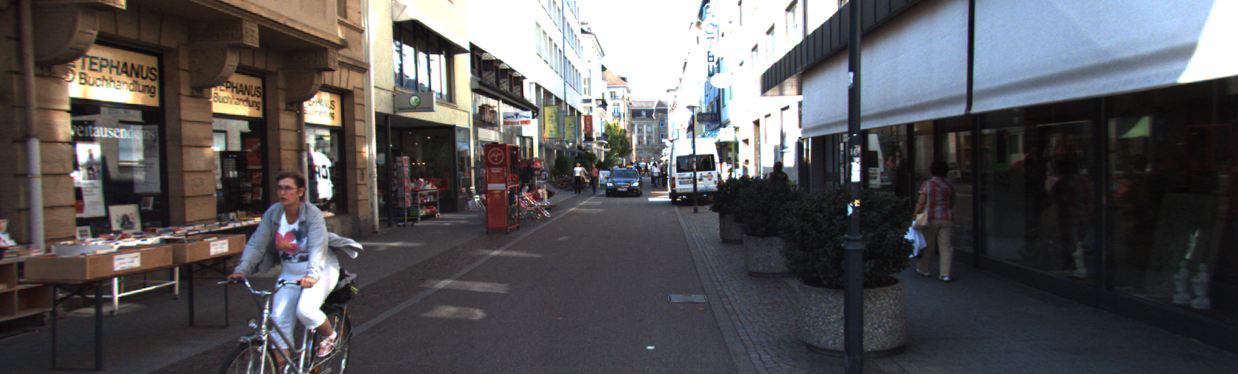
#> input picture 频域处理/src/origin_image.png, 1238 x 374 px; the run also reads 1 picture not shown here
$ python task2.py
#> lines starting #> are read from the running program, lines starting #| are printed output that depends on the picture
"""
该程序为机器视觉课程滤波器作业 Task2, 主要功能为对图像进行频域处理。
作者: 曹翔宇
日期: 2024年4月10日
操作系统: Windows 11
环境: Python 3.9
依赖包: opencv-python, numpy
"""

import os

import cv2
import numpy as np


# 获取多个滤波器的频域幅值谱
def get_spectrum(img_size):
    # 3x3 x 方向 Sobel 滤波器
    sobel_x_filter = np.array([[-1, 0, 1],
                               [-2, 0, 2],
                               [-1, 0, 1]])

    # 3x3 y 方向 Sobel 滤波器
    sobel_y_filter = np.array([[1, 2, 1],
                               [0, 0, 0],
                               [-1, -2, -1]])

    # 3x3 高斯滤波器
    gaussian_filter = np.array([[1, 2, 1],
                                [2, 4, 2],
                                [1, 2, 1]])

    # 3x3 拉普拉斯滤波器
    laplacian_filter = np.array([[0, -1, 0],
                                 [-1, 4, -1],
                                 [0, -1, 0]])

    # 计算各滤波器根据图像尺寸补零后的幅值谱
    sobel_x_spec = filter_spectrum(sobel_x_filter, img_size)
    sobel_y_spec = filter_spectrum(sobel_y_filter, img_size)
    gaussian_spec = filter_spectrum(gaussian_filter, img_size)
    laplacian_spec = filter_spectrum(laplacian_filter, img_size)

    # 返回幅值谱
    return sobel_x_spec, sobel_y_spec, gaussian_spec, laplacian_spec


# 对3x3滤波器进行补零操作，然后求其幅值谱
def filter_spectrum(filter, img_size):
    # 补零后的尺寸
    height, width = img_size

    # 创建一个与图像尺寸相同的新数组，并用零填充
    padded_filter = np.zeros((height, width), dtype=np.float32)

    # 将高斯滤波器放在新数组的中心位置
    # center_row = height // 2
    # center_col = width // 2
    # padded_filter[center_row - 1:center_row + 2, center_col - 1:center_col + 2] = filter

    # 将高斯滤波器放在新数组的左上角
    h, w = filter.shape
    padded_filter[0:h, 0:w] = filter

    return magnitude_spectrum(padded_filter)


# 计算补零后滤波器的频谱
def magnitude_spectrum(image):
    # 对图像进行傅里叶变换
    f = np.fft.fft2(image)

    # 将频谱原点移至图像中心
    fshift = np.fft.fftshift(f)

    return fshift


# 将幅值谱调整到较好的可视化范围进行显示
def vis_spectrum(spec):
    return 20 * np.log(np.abs(spec) + 1e-10)


def main():
    # 输入图像读取路径
    input_image_paths = ["src/origin_image.png", "src/gaussian_noise.png", "src/pepper_noise.png"]

    # 输入图片的顺序标签
    img_labels = ['origin', 'gaussian', 'pepper']

    # 计算图像幅值谱
    for i in range(len(input_image_paths)):
        img = cv2.imread(input_image_paths[i], 0)
#> img: shape (374, 1238); min 6, max 255, mean 86.7
        spectrum = magnitude_spectrum(img)
        # 结果保存
        cv2.imwrite(os.path.join('task2_dst', 'raw_image_spectrum', f"{img_labels[i]}_spectrum.png"), vis_spectrum(spectrum))
#> in vis_spectrum, `return 20 * np.log(np.abs(spec) + 1e-10)`:
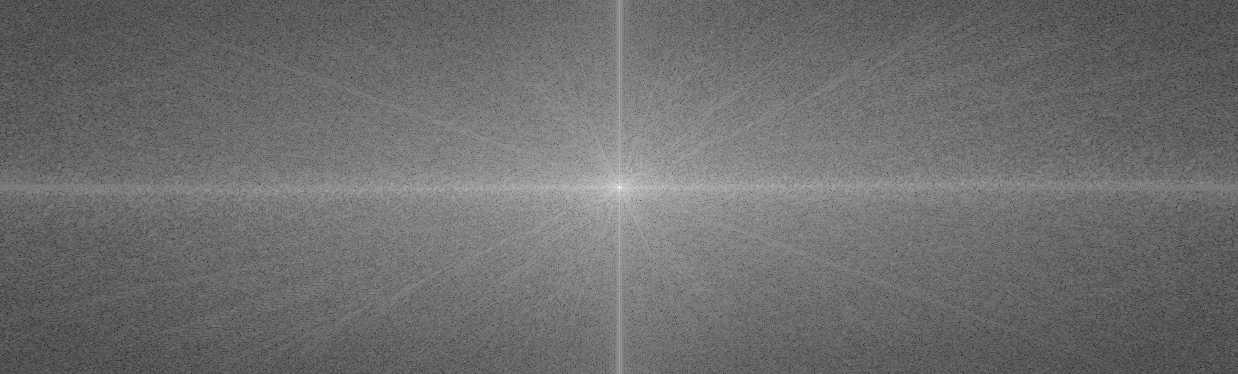
#> returned value: shape (374, 1238) float64; min 13.35, max 350.2, mean 158.5; drawn with min black and max white
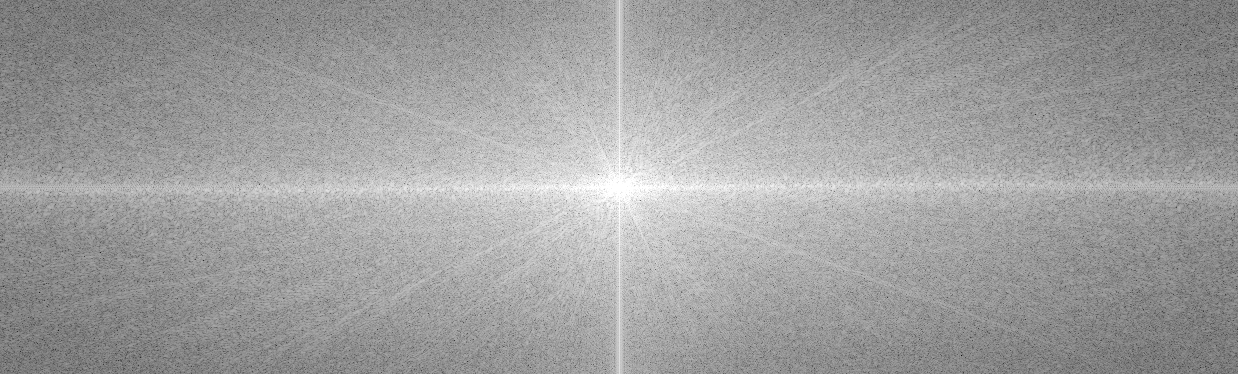
#> saved as origin_spectrum.png: shape (374, 1238); min 13, max 255, mean 158.5
#> pass 2 of the loop in main, `for i in range(len(input_image_paths)):`:
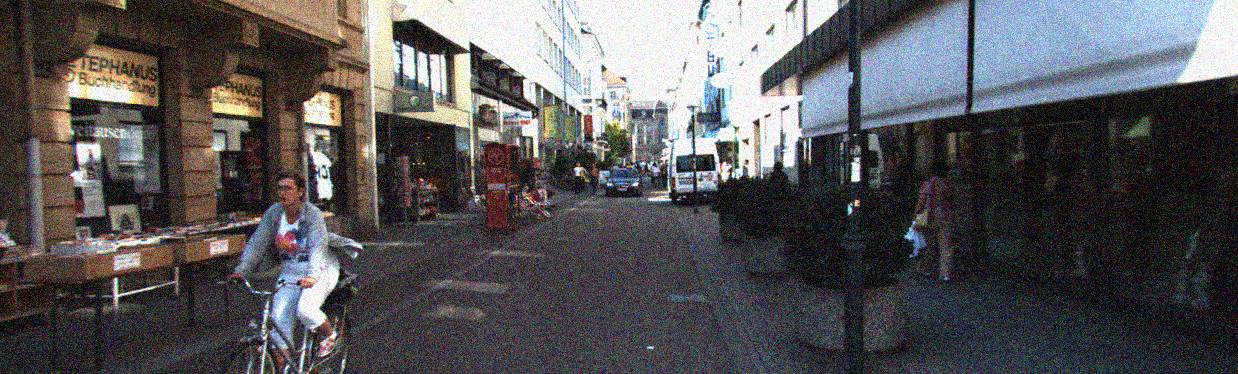
#> input picture 频域处理/src/gaussian_noise.png, 1238 x 374 px
#> pass 3 of the loop in main, `for i in range(len(input_image_paths)):`:
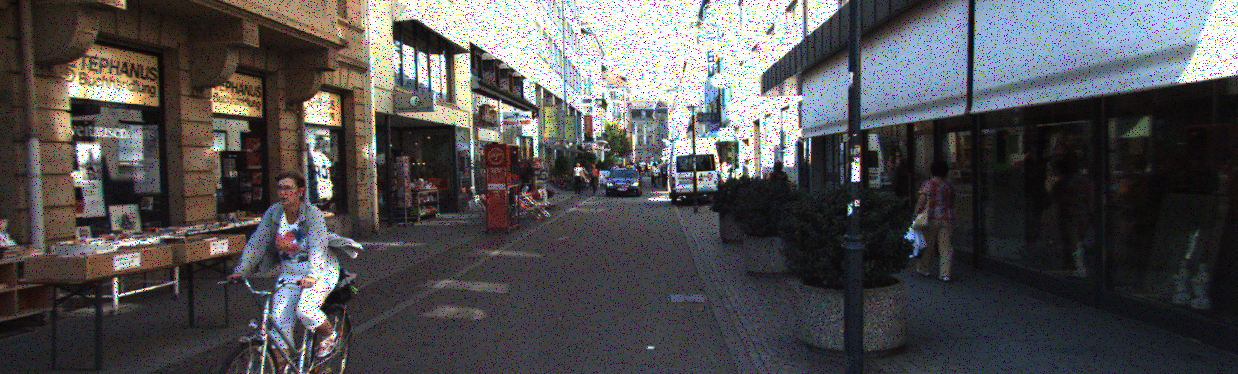
#> input picture 频域处理/src/pepper_noise.png, 1238 x 374 px

    # 滤波器顺序标签及图像尺寸
    filter_labels = ["Sobel_x", "Sobel_y", "Gaussian", "Laplacian"]
    img_size = (374, 1238)

    # 计算滤波器按图像尺寸补零后的幅值谱
    filter_spectrums = get_spectrum(img_size)

    # 保存滤波器幅值谱
    for i in range(len(filter_labels)):
        cv2.imwrite(os.path.join('task2_dst', 'filter_spectrum', f"{filter_labels[i]}_spectrum.png"), vis_spectrum(filter_spectrums[i]))
#> this loop made 4 passes
#> pass 1, in main, `cv2.imwrite(os.path.join('task2_dst', 'filter_spectrum', f"{filter_lab..`:
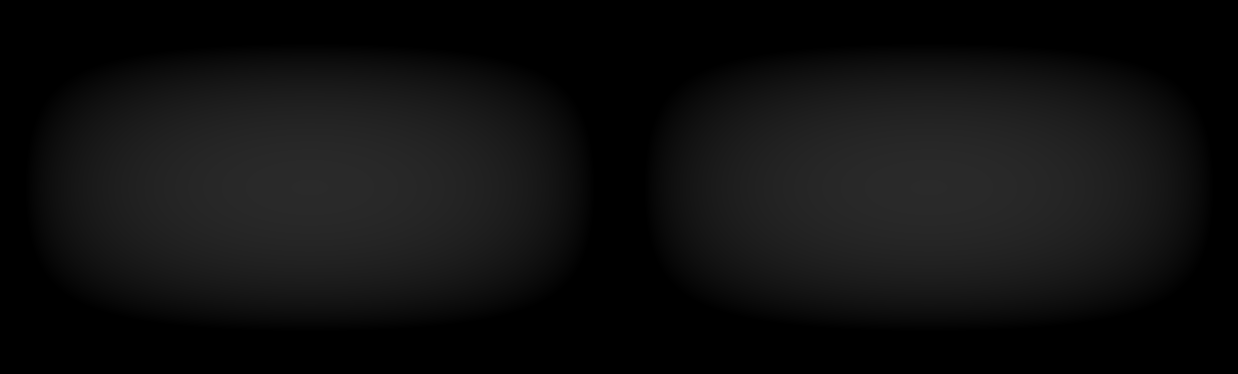
#> saved as Sobel_x_spectrum.png: shape (374, 1238); min 0, max 42, mean 15

    # 计算各滤波器与origin图像的幅值谱乘积后的结果, 然后进行傅里叶反变换得到滤波后的图像
    for i, filter_spectrum in enumerate(filter_spectrums):

        # 在频域进行origin图像与滤波器的幅值谱相乘
        origin_img = cv2.imread("src/origin_image.png", 0)
        origin_spec = magnitude_spectrum(origin_img)
        filtered_spectrum = origin_spec * filter_spectrum

        # 对乘积后的幅值谱进行傅里叶反变换
        filtered_img = np.abs(np.fft.ifft2(np.fft.ifftshift(filtered_spectrum)))
        filtered_img = cv2.convertScaleAbs(filtered_img)

        # 保存结果
        cv2.imwrite(os.path.join('task2_dst', 'filtered_origin_spectrum_and_img', f"{filter_labels[i]}_filtered_origin_spectrum.png"), vis_spectrum(filtered_spectrum))
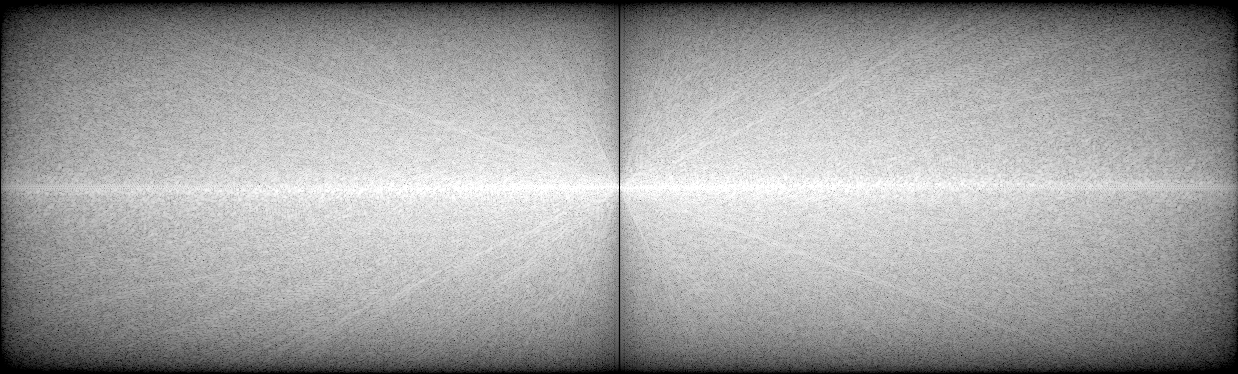
#> saved as Sobel_x_filtered_origin_spectrum.png: shape (374, 1238); min 0, max 255, mean 158.9
        cv2.imwrite(os.path.join('task2_dst', 'filtered_origin_spectrum_and_img', f"{filter_labels[i]}_filtered_origin_img.png"), filtered_img)
#> pass 2 of the loop in main, `for i, filter_spectrum in enumerate(filter_spectrums):`:
#> pass 3 of the loop in main, `for i, filter_spectrum in enumerate(filter_spectrums):`:
#> the loop made 4 passes; the first 3 are shown

    # 计算各滤波器与gaussian图像的幅值谱乘积后的结果, 然后进行傅里叶反变换得到滤波后的图像
    for i, filter_spectrum in enumerate(filter_spectrums):

        # 在频域进行gaussian图像与滤波器的幅值谱相乘
        gaussian_img = cv2.imread("src/gaussian_noise.png", 0)
        gaussian_spec = magnitude_spectrum(gaussian_img)
        filtered_spectrum = gaussian_spec * filter_spectrum

        # 对乘积后的幅值谱进行傅里叶反变换
        filtered_img = np.abs(np.fft.ifft2(np.fft.ifftshift(filtered_spectrum)))
        filtered_img = cv2.convertScaleAbs(filtered_img)
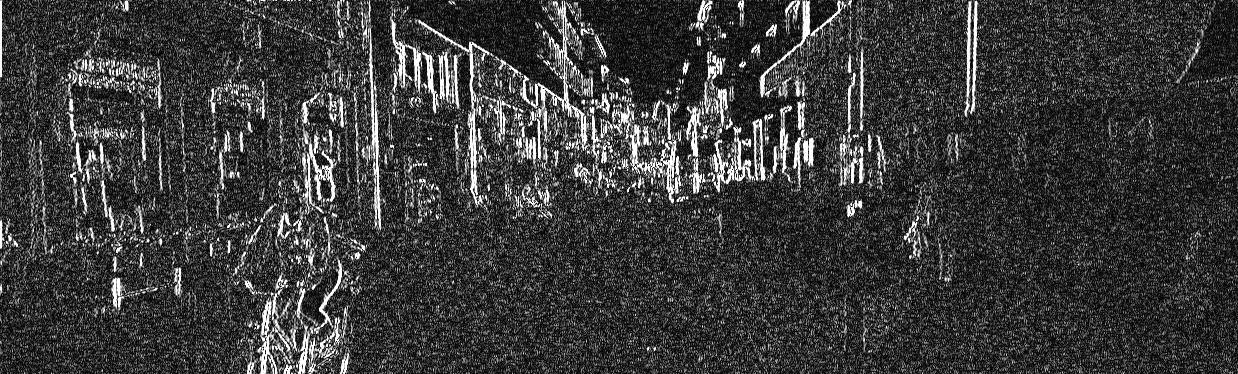
#> filtered_img: shape (374, 1238); min 0, max 255, mean 58.5

        # 保存结果
        cv2.imwrite(os.path.join('task2_dst', 'filtered_gaussian_spectrum_and_img', f"{filter_labels[i]}_filtered_gaussian_spectrum.png"), vis_spectrum(filtered_spectrum))
#> in vis_spectrum (call 12), `return 20 * np.log(np.abs(spec) + 1e-10)`:
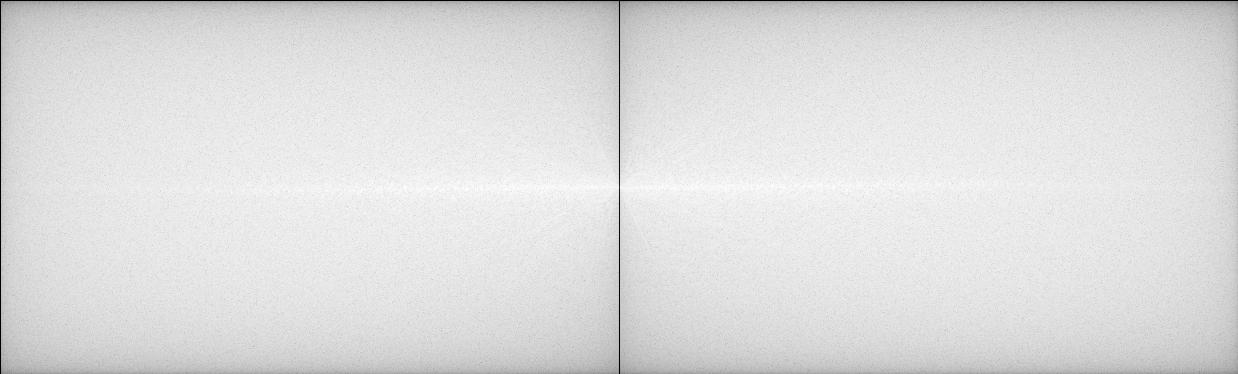
#> returned value: shape (374, 1238) float64; min -460.5, max 279.1, mean 182.1; drawn with min black and max white
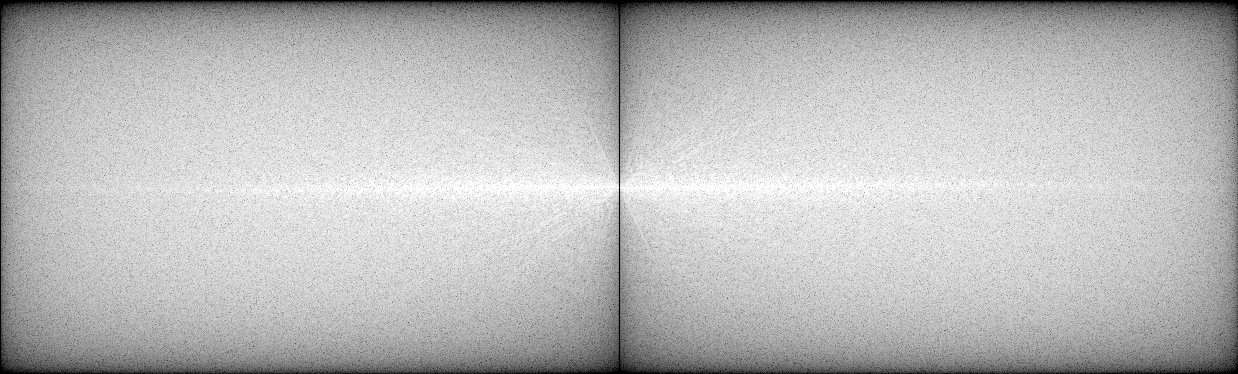
#> saved as Sobel_x_filtered_gaussian_spectrum.png: shape (374, 1238); min 0, max 255, mean 184
        cv2.imwrite(os.path.join('task2_dst', 'filtered_gaussian_spectrum_and_img', f"{filter_labels[i]}_filtered_gaussian_img.png"), filtered_img)
#> pass 2 of the loop in main, `for i, filter_spectrum in enumerate(filter_spectrums):`:
#> in vis_spectrum (call 13), `return 20 * np.log(np.abs(spec) + 1e-10)`:
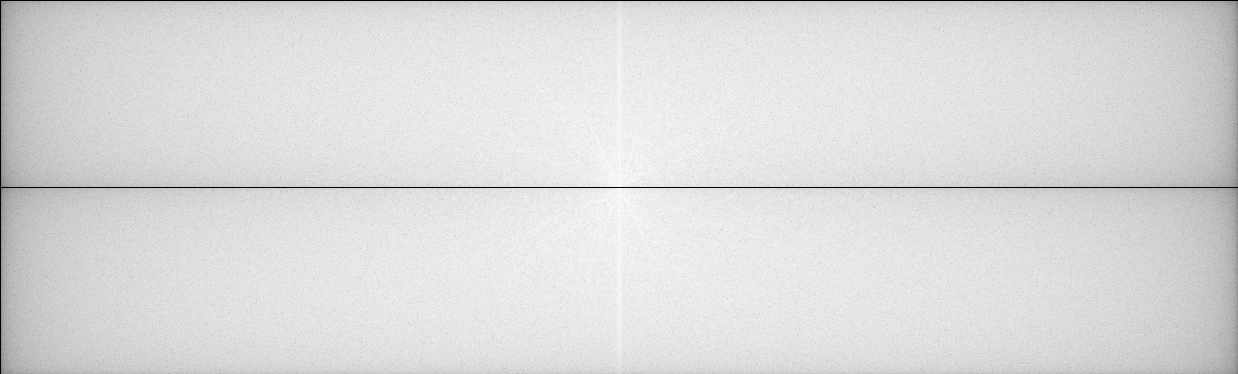
#> returned value: shape (374, 1238) float64; min -460.5, max 285.1, mean 180.8; drawn with min black and max white
#> in main, `cv2.imwrite(os.path.join('task2_dst', 'filtered_gaussian_spectrum_and_..`:
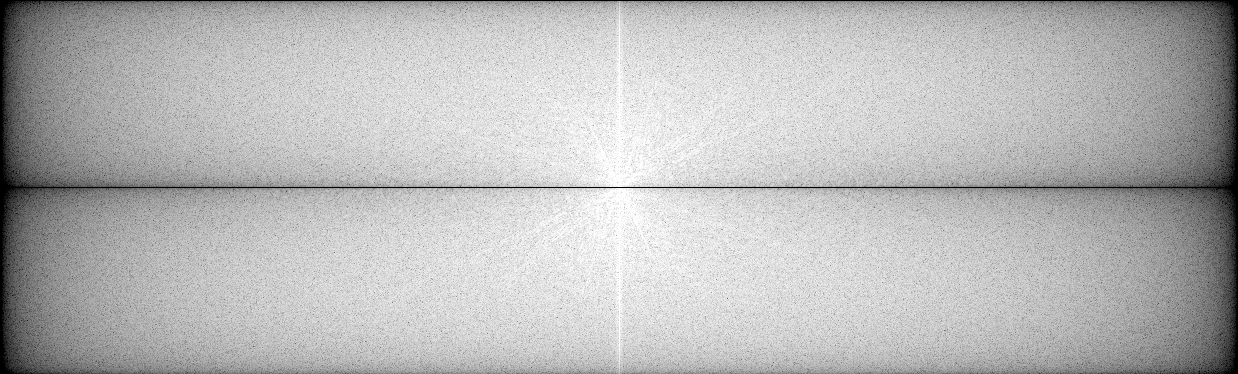
#> saved as Sobel_y_filtered_gaussian_spectrum.png: shape (374, 1238); min 0, max 255, mean 183.7
#> pass 3 of the loop in main, `for i, filter_spectrum in enumerate(filter_spectrums):`:
#> in main, `filtered_img = cv2.convertScaleAbs(filtered_img)`:
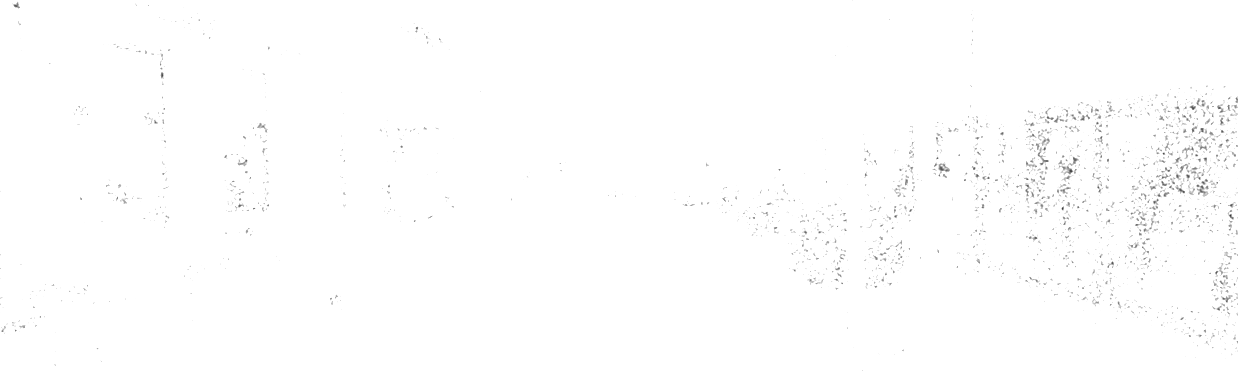
#> filtered_img: shape (374, 1238); min 54, max 255, mean 253.8
#> in main, `cv2.imwrite(os.path.join('task2_dst', 'filtered_gaussian_spectrum_and_..`:
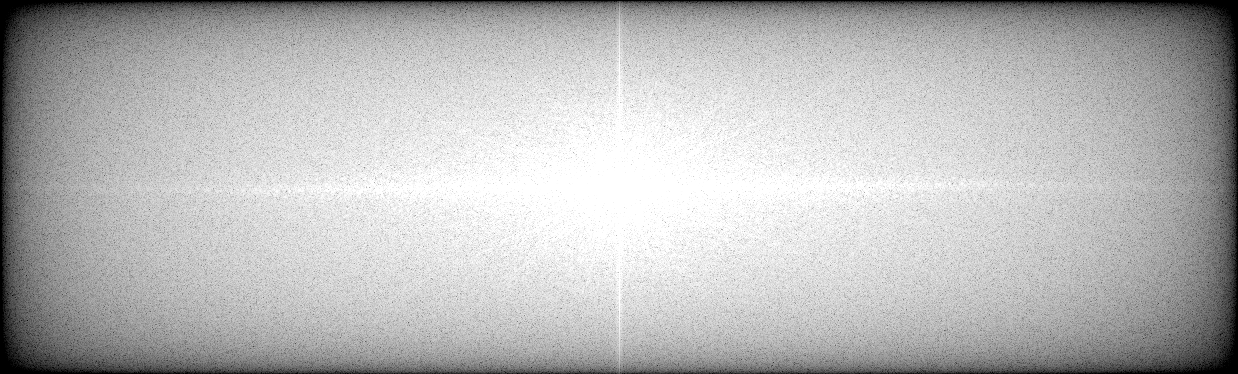
#> saved as Gaussian_filtered_gaussian_spectrum.png: shape (374, 1238); min 0, max 255, mean 183.6
#> the loop made 4 passes; the first 3 are shown


if __name__ == "__main__":
    main()
